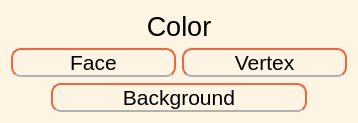
       <widget class="QWidget" name="widget_3" native="true">
        <property name="minimumSize">
         <size>
          <width>0</width>
          <height>0</height>
         </size>
        </property>
        <property name="styleSheet">
         <string notr="true">background-color: #fdf4e3;
border-radius: 10px;</string>
        </property>
        <layout class="QVBoxLayout" name="verticalLayout_7">
         <item>
          <layout class="QVBoxLayout" name="verticalLayout_2">
           <item>
            <widget class="QLabel" name="label_2">
             <property name="font">
              <font>
               <pointsize>20</pointsize>
              </font>
             </property>
             <property name="text">
              <string>Color</string>
             </property>
             <property name="alignment">
              <set>Qt::AlignCenter</set>
             </property>
            </widget>
           </item>
           <item>
            <layout class="QHBoxLayout" name="horizontalLayout_3">
             <item>
              <widget class="QPushButton" name="colorFaceButton">
               <property name="font">
                <font>
                 <pointsize>16</pointsize>
                </font>
               </property>
               <property name="styleSheet">
                <string notr="true">border: 2px solid #ed6742;
    border-bottom: 2px solid #b2b1b1;
</string>
               </property>
               <property name="text">
                <string>Face</string>
               </property>
              </widget>
             </item>
             <item>
              <widget class="QPushButton" name="colorVertexButton">
               <property name="font">
                <font>
                 <pointsize>16</pointsize>
                </font>
               </property>
               <property name="styleSheet">
                <string notr="true">border: 2px solid #ed6742;
    border-bottom: 2px solid #b2b1b1;
</string>
               </property>
               <property name="text">
                <string>Vertex</string>
               </property>
              </widget>
             </item>
            </layout>
           </item>
           <item>
            <layout class="QHBoxLayout" name="horizontalLayout_13">
             <item>
              <spacer name="horizontalSpacer_12">
               <property name="orientation">
                <enum>Qt::Horizontal</enum>
               </property>
               <property name="sizeHint" stdset="0">
                <size>
                 <width>40</width>
                 <height>20</height>
                </size>
               </property>
              </spacer>
             </item>
             <item>
              <widget class="QPushButton" name="colorBackgroundButton">
               <property name="font">
                <font>
                 <pointsize>16</pointsize>
                </font>
               </property>
               <property name="styleSheet">
                <string notr="true">border: 2px solid #ed6742;
    border-bottom: 2px solid #b2b1b1;
</string>
               </property>
               <property name="text">
                <string>            Background            </string>
               </property>
              </widget>
             </item>
             <item>
              <spacer name="horizontalSpacer_11">
               <property name="orientation">
                <enum>Qt::Horizontal</enum>
               </property>
               <property name="sizeHint" stdset="0">
                <size>
                 <width>40</width>
                 <height>20</height>
                </size>
               </property>
              </spacer>
             </item>
            </layout>
           </item>
          </layout>
         </item>
        </layout>
       </widget>
